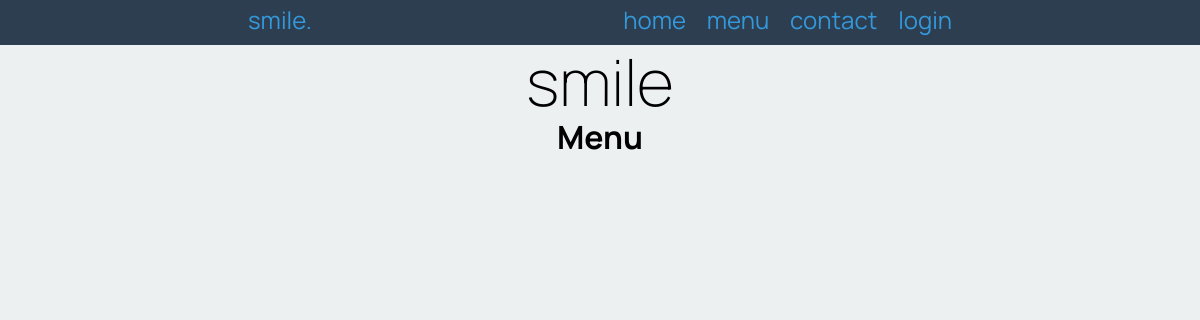
Before: /menu with the older database file.
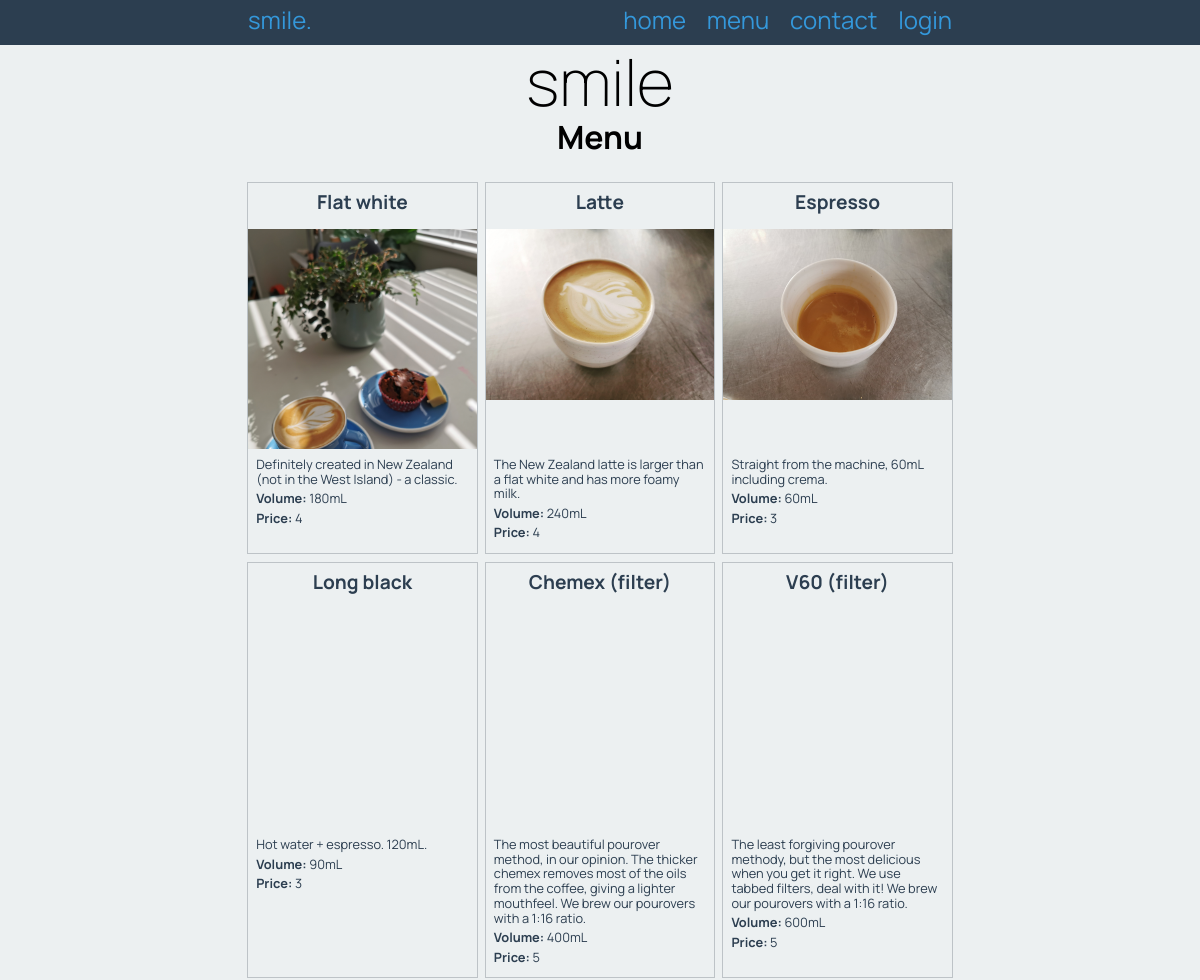
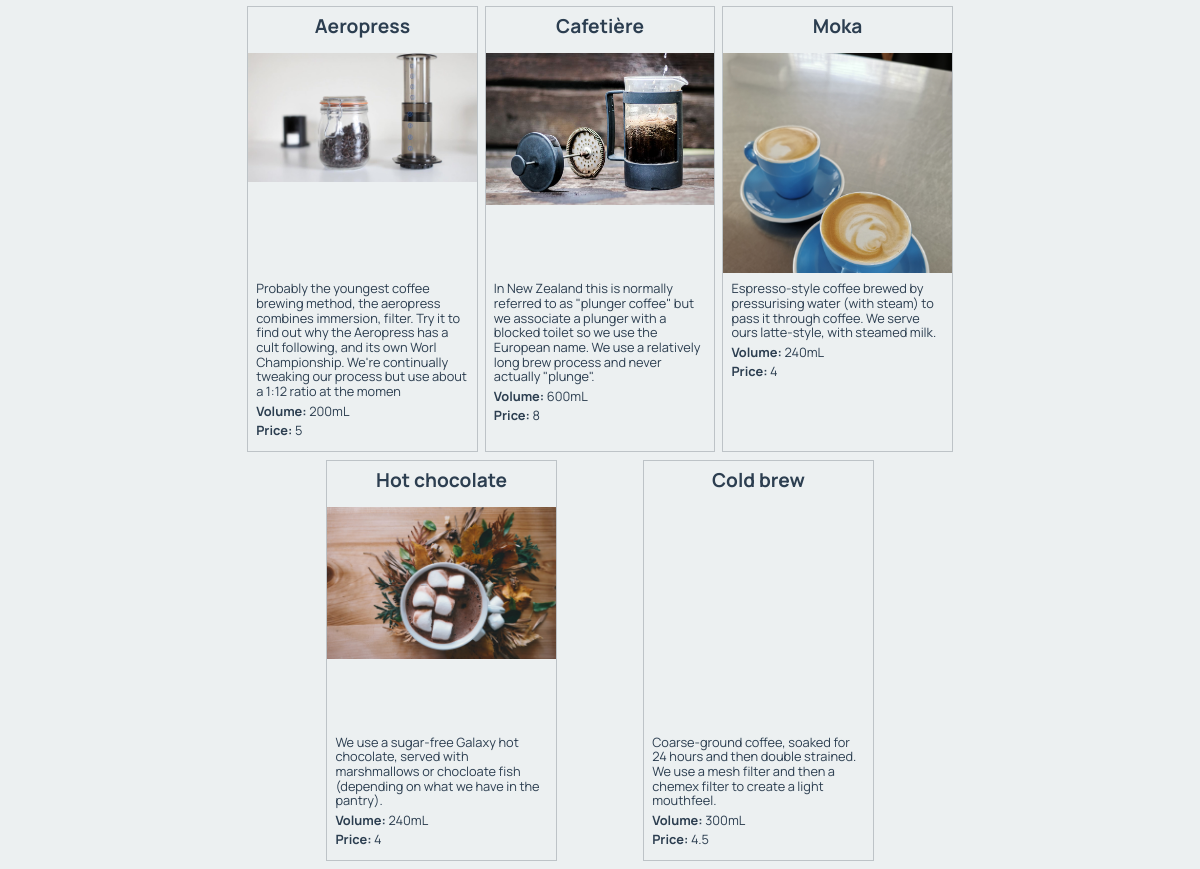
After: the same page with the newer database file (2 pictures, top to bottom).
### tables this page shows
CREATE TABLE product
(
	id integer
		constraint product_pk
			primary key autoincrement,
	name varchar(30),
	description varchar(300),
	volume char(6),
	image varchar(30),
	price decimal(4,2)
);

### app.py (the view)
@app.route('/menu')
def render_menu_page():
    con = create_connection(DATABASE)
    query = "SELECT name, description, volume, price, image, id FROM product"
    cur = con.cursor()  # creates a courser to write the query
    cur.execute(query)
    product_list = cur.fetchall()
    con.close()
    return render_template('menu.html', products=product_list, logged_in=is_logged_in())

### app.py (called while the page is built)
def create_connection(db_file):
    try:
        connection = sqlite3.connect(db_file)
        connection.execute('pragma foreign_keys=ON')
        return connection
    except sqlite3.Error as e:
        print(e)
        return None

def is_logged_in():
    if session.get("email") is None:
        print("Not logged in")
        return False
    else:
        return True

### templates/menu.html (shortened to what this page needs)
{% extends 'base.html' %}
{% block pageheading %}
Menu
{% endblock %}
{% block main %}
<br>
<div class="products">
{% for product in products %}
    <div class="product-box">
    <div class="product-box-heading">
        <h3>{{ product[0] }}</h3>
    </div>
    <div class="product-box-image">
        <img src="/static/images/{{ product[4] }}.jpg" alt="">
    </div>
    <div class="product-box-info">
    <p> {{ product[1] }}</p>
    <p><strong>Volume: </strong>{{ product[2] }}</p>
    <p><strong>Price: </strong>{{ product[3] }}</p>
    </div>
    </div>
{% endfor %}
</div>
{% endblock %}

### templates/base.html (shortened to what this page needs)
<!DOCTYPE html>
<html>
<head>
    <link rel="stylesheet" href="https://cdnjs.cloudflare.com/ajax/libs/normalize/8.0.1/normalize.css"/>
    <link href="{{ url_for('static', filename='smile.css') }}" rel="stylesheet">
</head>
<body>
<nav>
    <div class="container">
        <div class="navbar-brand"><a href="/">smile.</a></div>
        <div class="navbar-links">
            <a href="/">home</a>
            <a href="/menu">menu</a>
            <a href="/contact">contact</a>
            {% if logged_in %}
            <a href="/cart">cart</a>
            <a href="/logout">logout</a>
            {% else %}
            <a href="/login">login</a>
            {% endif %}
        </div>
    </div>
</nav>
<div class="container">
    <header>
        <h1>smile</h1>
        <h2>{% block pageheading %}{% endblock %}</h2>
    </header>
    <main>
        {% block main %}
        {% endblock %}
    </main>
</div>
</body>
</html>

### static/smile.css (style rules this page uses)
* { font-family: 'Manrope', sans-serif; padding: 0; margin: 0; box-sizing: border-box; }
body { background-color: rgb(236, 240, 241); }
.container { width: 60vw; margin: auto; }
.container::after { content: ""; clear: both; display: table; }
img { max-width: 100%; }
h1 { text-align: center; font-weight: 200; font-size: 4rem; margin: 0; }
h2 { font-size: 2rem; text-align: center; margin: 0 0 0.5rem 0; }
h3 { font-size: 1.2rem; text-align: center; margin: 0 0 0.5rem 0; }
nav { background-color: rgba(44, 62, 80, 1.0); text-align: center; font-size: 1.5rem; padding-top: 0.4rem; padding-bottom: 0.7rem; color: rgba(52, 152, 219, 1.0); }
.navbar-brand { display: inline; float: left; }
.navbar-links { display: inline; float: right; }
nav a { padding: 0 0.5rem; font-size: 1.5rem; }
a, a:visited { color: rgb(52, 152, 219); text-decoration: none; }
.products { display: flex; flex-wrap: wrap; justify-content: space-evenly; }
.product-box { width: 32%; border: 1px solid rgba(189, 195, 199, 1.0); color: rgba(44, 62, 80, 1.0); margin-bottom: 0.5rem; }
.product-box-heading { padding: 0.5rem; }
.product-box-image { height: 220px; overflow: hidden; }
.product-box-info { padding: 0.5rem; }
.product-box h3 { font-size: 1.2rem; text-align: center; }
.product-box p { font-size: 0.8rem; margin-bottom: 0.3rem; }

Changed rows visible on the page:
added product: name "Flat white", image (picture), description "Definitely created in New Zealand (not in the West Island) - a classic.", volume "180mL", price "4"
added product: name "Latte", image (picture), description "The New Zealand latte is larger than a flat white and has more foamy milk.", volume "240mL", price "4"
added product: name "Espresso", image (picture), description "Straight from the machine, 60mL including crema.", volume "60mL", price "3"
added product: name "Long black", description "Hot water + espresso. 120mL.", volume "90mL", price "3"
added product: name "Chemex (filter)", description "The most beautiful pourover method, in our opinion. The thicker chemex removes most of the oils from the coffee, giving a lighter mouthfeel. We brew our pourovers with a 1:16 ratio.", volume "400mL", price "5"
added product: name "V60 (filter)", description "The least forgiving pourover methody, but the most delicious when you get it right. We use tabbed filters, deal with it! We brew our pourovers with a 1:16 ratio.", volume "600mL", price "5"
added product: name "Aeropress", image (picture), description "Probably the youngest coffee brewing method, the aeropress combines immersion, filter. Try it to find out why the Aeropress has a cult following, and its own Worl Championship. We're continually tweaking our process but use about a 1:12 ratio at the momen", volume "200mL", price "5"
added product: name "Cafetière", image (picture), description "In New Zealand this is normally referred to as \"plunger coffee\" but we associate a plunger with a blocked toilet so we use the European name. We use a relatively long brew process and never actually \"plunge\".", volume "600mL", price "8"
added product: name "Moka", image (picture), description "Espresso-style coffee brewed by pressurising water (with steam) to pass it through coffee. We serve ours latte-style, with steamed milk.", volume "240mL", price "4"
added product: name "Hot chocolate", image (picture), description "We use a sugar-free Galaxy hot chocolate, served with marshmallows or chocloate fish (depending on what we have in the pantry).", volume "240mL", price "4"
added product: name "Cold brew", description "Coarse-ground coffee, soaked for 24 hours and then double strained. We use a mesh filter and then a chemex filter to create a light mouthfeel.", volume "300mL", price "4.5"
